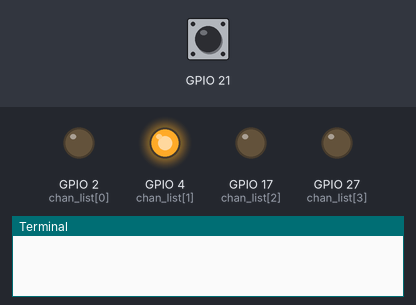
Simulated run of this program. Board: Raspberry Pi (BCM pin numbers). On the bench: output pins drawn as LEDs (lit = HIGH), the last lines printed to the terminal. Inputs (shaded band) come from the test bench; at power-on: GPIO 21 LOW. Random numbers come from a fixed seed.

Above: at 1.2 s.
1.3 s: GPIO 21 pulled HIGH for 0.15 s
At 1.7 s:
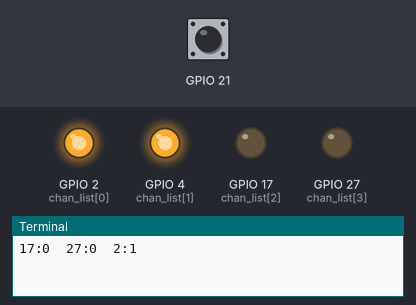
2.9 s: GPIO 21 pulled HIGH for 1 s
At 4.2 s:
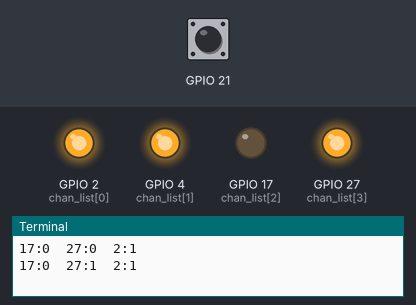
5.4 s: GPIO 21 pulled HIGH for 0.15 s
At 6.3 s:
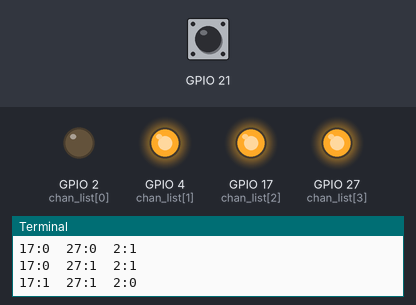
7.0 s: GPIO 21 pulled HIGH for 3.2 s
At 7.3 s:
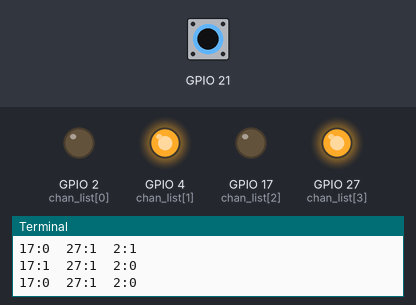
11.7 s: GPIO 21 pulsed HIGH 5 times (0.12 s each, 0.3 s apart)
At 14.2 s:
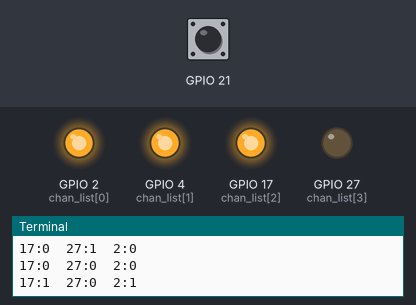
Timing chart, 0 to 15.7 s (numbered marks = the images above; inputs shaded):
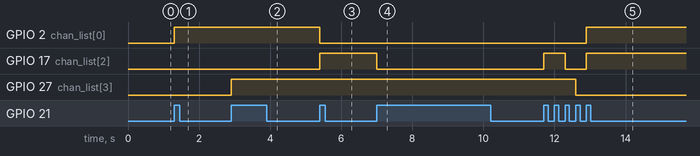

The program:

6.gt.py
```python
# -*- coding: utf-8 -*-
#gpio输入模式demo
import RPi.GPIO as GPIO
import random
import time

#设置gpio的控制模式
GPIO.setmode(GPIO.BCM)
#避免警告
GPIO.setwarnings(False)
#设置2号脚为0v
GPIO.setup(21,GPIO.IN, pull_up_down=GPIO.PUD_DOWN)


#低电平触发可用GPIO.FALLING两者都触发可用GPIO.BOTH
GPIO.add_event_detect(21, GPIO.RISING)

chan_list = [2,4,17,27]
GPIO.setup(chan_list, GPIO.OUT)
GPIO.output(4,1)
b=-1
c=-1
d=-1

while True:
 if GPIO.event_detected(21):
        b=random.randint(0,1)
        c=random.randint(0,1)
        d=random.randint(0,1)
	if b+c+d==3:
		continue
	print("17:"+str(b)+"  27:"+str(c)+"  2:"+str(d))
        GPIO.output(17,b)
        GPIO.output(27,c)
        GPIO.output(2,d)

GPIO.cleanup()
```

Measured:
- after the input at 1.3 s, GPIO 2 (chan_list[0]): LOW → HIGH at once
- after the input at 2.9 s, GPIO 27 (chan_list[3]): LOW → HIGH at once
- after the input at 5.4 s, GPIO 2 (chan_list[0]): HIGH → LOW at once; GPIO 17 (chan_list[2]): LOW → HIGH at once
- after the input at 7.0 s, GPIO 17 (chan_list[2]): HIGH → LOW at once
- after the input at 11.7 s, GPIO 2 (chan_list[0]): LOW → HIGH after 1.2 s; GPIO 17 (chan_list[2]): LOW → HIGH at once, → LOW 0.60 s later, → HIGH 0.60 s later; GPIO 27 (chan_list[3]): HIGH → LOW after 0.90 s
